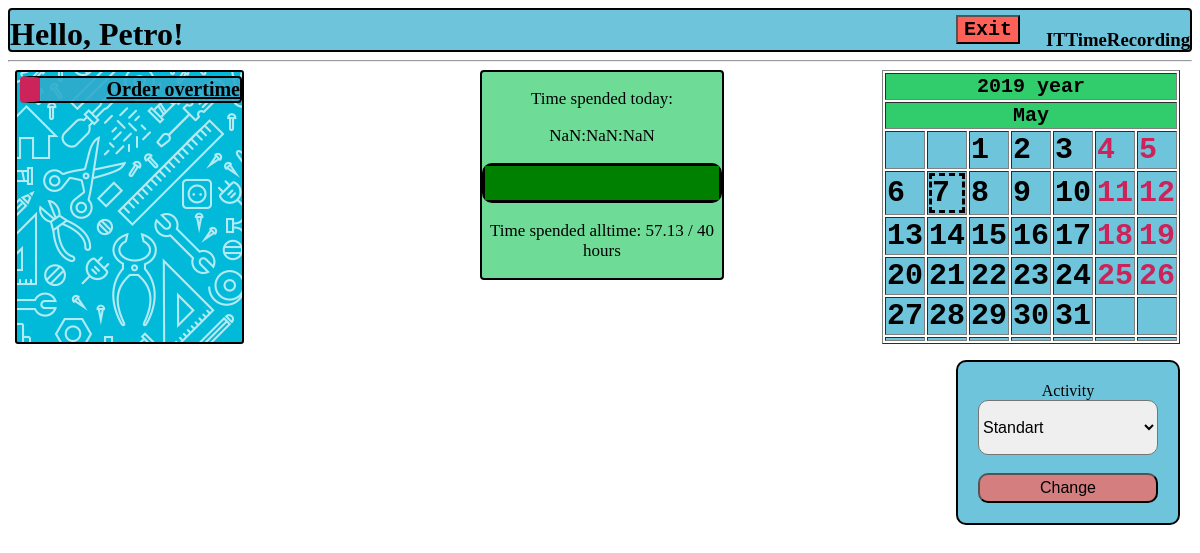
/home/me/ (signed in), run on the app's committed database.
### rec/models.py (models this page shows, shortened)
class User(db.Model):
    __tablename__ = 'USER'
    login = db.Column('LOGIN', db.String(20), primary_key=True)
    password = db.Column('PASSWORD', db.String(20), nullable=False)
    salary = db.Column('SALARY', db.INTEGER)
    worktime = db.Column('WORKTIME', db.INTEGER)
    username = db.Column('USERNAME', db.String(50), nullable=False)
    role = db.Column('ROLE_NAME', db.String(15), nullable=False )

class Manager(User):
    def start_dev_day(self, user, activity):
        target = User.query.filter_by(login=user).first()
        target.start_day(activity)
        db.session.commit()

class Workday(db.Model):
    __tablename__='WORKDAY'
    id = db.Column('ID', db.INTEGER, primary_key=True, autoincrement= True)
    time = db.Column('TIME', db.INTEGER)
    date = db.Column('DATE', db.INTEGER)
    activity = db.Column('ACTIVITY_NAME', db.String(15), db.ForeignKey('ACTIVITY.NAME'), nullable=False)
    user = db.Column('USER_LOGIN',db.String(20), db.ForeignKey('USER.LOGIN'), nullable=False)
    ended = False

### rec/login/views.py (the view)
@mod.route('/me/')
@requires_login
def home():
    date = datetime.date.today()
    day = Day(date, 1, 1)
    cal = Calendar.get_month(day)
    menu = []
    if g.user.role == 'Developer':
        menu.append(['Order overtime', 'TakeOvertime'])
    if g.user.role == 'Manager':
        menu.append(['Change user activity', 'ChangeUserActivity'])
        menu.append(['Workday managing', 'ManageWorkday'])
        menu.append(['Registration of new worker', 'Register'])
        menu.append(['Delete user', 'Delete'])
    workdays = Workday.query.filter_by(date=date.toordinal())
    workdict = {}
    for workday in workdays:
        workdict[workday.user] = workday
    return render_template("homepage.html",
                           user=g.user,
                           menu=menu,
                           date=date,
                           cal=cal,
                           norms=session['normative'],
                           time=Workday.query.filter_by(id=session["workday_id"]).first().time + session['time'],
                           workdays=workdict)

### rec/login/views.py (called while the page is built)
@mod.before_request
def before_request():
    if 'start' in session:
        session['now'] = time.monotonic()
        session['time'] = session['now'] - session['start']
    g.user = None
    if 'user_login' in session:
        g.user = User.query.get(session['user_login'])

### rec/templates/homepage.html (shortened to what this page needs)
<!DOCTYPE html>
{% extends "base.html" %}
{% block body %}
    <body link="black">
    <div class="hello"><h1>Hello, {{ user.username }}!</h1></div>
    <div class="back"></div>
    <div class="menu">
    <ul>
    {% set role = user.role %}
    {% for item in menu %}
        <li>
            {% set url = role+"."+item[1] %}
            <a href = {{ url_for(url)}}>{{ item[0] }}</a>
        </li>
    {% endfor %}
    </ul>
    </div>
    <div class="progress_bar">
        <p> Time spended today: </p>
        <p id="timer">{{ '%02d'|format((time/3600)|int) }}:{{ '%02d'|format((time%3600)/60|int) }}:{{ '%02d'|format((time%60)|int) }} </p>
        <progress max = {{ norms }} value = {{ (user.worktime/3660 + time/3660)|round(2) }}></progress>
        <p> Time spended alltime: {{ (user.worktime/3600)|round(2) + (time/3660)|round(2)}} / {{ norms | round }} hours</p>
    </div>
    {% include "calendar.html" %}
    <div class="activity">
        <form method="post">
            <label for="activity"> Activity </label>
            {% set activity = 'Standart' %}
                {% if user.login in workdays %}
                    {% set activity = workdays[user.login].activity %}
                {% endif %}
                <select name="activity" id="activity">
                    <option value="Standart" {% if activity == 'Standart' %} selected="selected" {% endif %}>Standart</option>
                </select>
            <br>
            <br>
            <input type="submit" name="activity" value="Change" formaction="{{ url_for('rec.activity') }}">
        </form>
    </div>
    <form method="post">
    <input class="exit" type="submit" name="exit" value="Exit" formaction="{{ url_for('rec.exit') }}">
    </form>
</body>
{% endblock %}

### rec/templates/base.html (shortened to what this page needs)
{% block content %}
<link rel="stylesheet" href="/static/css/main.css" />
<div class="header"><h3 align="right">ITTimeRecording</h3></div>
<hr>
{% endblock %}
{% block body %}
{% endblock %}

### rec/templates/calendar.html
<link rel="stylesheet" href="/static/css/main.css" />
<div class = "calendar">
<form method="post">
{% set months_names = {
        1: 'January', 2: 'February', 3: 'March', 4: 'April',
        5: 'May', 6: 'June', 7: 'July', 8: 'August',
        9: 'September', 10: 'October', 11: 'November', 12: 'December'
    } %}
    <table border="1">
        <tr>
            <th colspan="7">{{ date.year }} year</th>
        </tr>
        <tr>
            <th colspan="7">{{ months_names[date.month] }} </th>
        </tr>
        {% for week in cal %}
            <tr>
                {% for day in week %}
                    <td>
                    {% if  day.date == date.day %}
                        <div class="today">
                    {% endif %}
                    {% if day.form == "Vacancy" %}
                        <div class="vacancy">{{ day.date }}</div>
                    {% endif %}
                    {% if day.form == "Work" %}
                        <div>{{ day.date }}</div>
                    {% endif %}
                    {% if  day.date == date.day %}
                        </div>
                    {% endif %}
                    </td>
                {% endfor %}
            </tr>
        {% endfor %}
    </table>
</form>
</div>

### rec/static/css/main.css (style rules this page uses)
body { background-color: #57FFC6; background: url("work.jpg"); background-size: 900px 900px; font-family: Gothic; }
.back { background: url("tools.jpg"); position: absolute; top: 70px; left: 15px; width: 225px; height: 270px; border-radius: 3px; border: black solid 2px; }
.activity { background: rgba(49, 171, 204, 0.7); text-align: center; padding: 20px; border-radius: 10px; border: black solid 2px; position:absolute; top: 360px; right: 20px; width: 15%; }
.activity input { background-color: rgba(255, 97, 89, 0.7); width: 100%; height: 30px; font-size: 16px; border-radius: 10px; }
.activity select { width: 100%; margin: 0px; padding: 0px; height: 55px; font-size: 16px; border-radius: 10px; }
.header { height: 40px; background-color: rgba(49, 171, 204, 0.7); border: black solid 2px; border-radius: 4px; }
.progress_bar { width: 20%; position:absolute; top: 70px; left: 40%; right: 40%; background-color: rgba(49, 204, 107, 0.7); border: black solid 2px; border-radius: 4px; }
.progress_bar progress { color: #31ABCC; width: 100%; height: 40px; border: black solid 3px; border-radius: 10px; }
.progress_bar p { color: black; text-align: center; font-size: 17px; }
.menu { position: absolute; top:60px; left: 10px; }
.menu ul { list-style-type: none; padding-left: 10px; color: black; }
.menu li { font-size: 20px; width: 200px; background-color: rgba(49, 171, 204, 0.9); text-align: right; border: black solid 2px; border-radius: 4px; border-left: #CC235A solid 20px; font-weight: bolder; }
.calendar { position: absolute; top: 70px; right: 20px; }
.calendar .vacancy { color: #CC235A; }
.calendar td { background-color: rgba(49, 171, 204, 0.7); font-size: 30px; font-family: monospace; font-weight: bold; }
.calendar th { background-color: #31CC6B; font-size: 20px; font-family: monospace; font-weight: bold; }
.calendar .today { border: dashed; }
.exit { background-color: #ff6159; font-size: 20px; font-family: monospace; font-weight: bold; text-align: center; position: absolute; top: 15px; right: 180px; }
.hello { position: absolute; top: -5px; left: 10px; }

### data on the page
Manager: username "Petro", (user.worktime/3600)|round(2)+(time/3660)|round(2) "57.13"
Workday: activity "Standart"

### other printed values
{{ item[0] }} "Order overtime"
{{ norms | round }} "40"
{{ date.year }} "2019"
{{ months_names[date.month] }} "May"
{{ day.date }} "1" "2" "3" "6" "7" "8" "9" "10" "13" "14" "15" "16" "17" "20" "21" "22" "23" "24" "27" "28" "29" "30" "31"
{{ day.date }} "4" "5" "11" "12" "18" "19" "25" "26"
